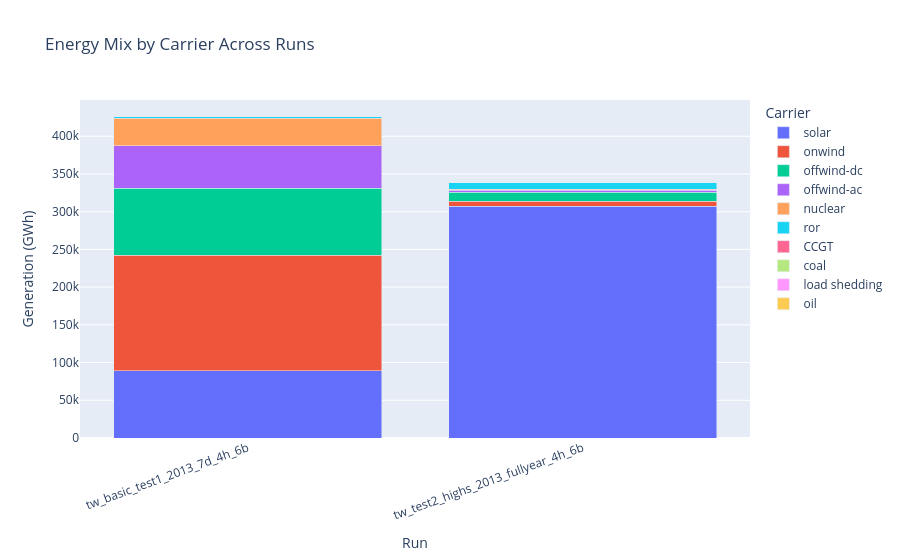

Notebook code cell kept with this figure:
### Markdown cell above
### Energy Mix

Energy is weighted by the model snapshot weighting, so the totals represent the modeled period rather than just raw summed time steps. The pie chart shows each carrier's share of modeled electricity generation.

### Code cell
snapshot_weight = n.snapshot_weightings.generators.reindex(n.snapshots).fillna(1.0)

generation_by_run, generation_compare_df, energy_mix_df = build_generation_comparison(run_networks)
display(generation_compare_df)

plot_generation_comparison(energy_mix_df).show()

generation_gwh = generation_by_run[selected_result.name].sort_values(ascending=False)

### Figure 1 — Plotly figure (JSON) as saved in the notebook; plotly's stock layout.template omitted (floating-point values rounded to 4 significant figures)
{"data": [{"hovertemplate": "Carrier=solar<br>Run=%{x}<br>Generation (GWh)=%{y}<extra></extra>", "legendgroup": "solar", "marker": {"color": "#636efa", "pattern": {"shape": ""}}, "name": "solar", "orientation": "v", "showlegend": true, "textposition": "auto", "type": "bar", "x": ["tw_basic_test1_2013_7d_4h_6b", "tw_test2_highs_2013_fullyear_4h_6b"], "xaxis": "x", "y": [89170.0, 307000.0], "yaxis": "y"}, {"hovertemplate": "Carrier=onwind<br>Run=%{x}<br>Generation (GWh)=%{y}<extra></extra>", "legendgroup": "onwind", "marker": {"color": "#EF553B", "pattern": {"shape": ""}}, "name": "onwind", "orientation": "v", "showlegend": true, "textposition": "auto", "type": "bar", "x": ["tw_basic_test1_2013_7d_4h_6b", "tw_test2_highs_2013_fullyear_4h_6b"], "xaxis": "x", "y": [153000.0, 6724.0], "yaxis": "y"}, {"hovertemplate": "Carrier=offwind-dc<br>Run=%{x}<br>Generation (GWh)=%{y}<extra></extra>", "legendgroup": "offwind-dc", "marker": {"color": "#00cc96", "pattern": {"shape": ""}}, "name": "offwind-dc", "orientation": "v", "showlegend": true, "textposition": "auto", "type": "bar", "x": ["tw_basic_test1_2013_7d_4h_6b", "tw_test2_highs_2013_fullyear_4h_6b"], "xaxis": "x", "y": [89260.0, 11810.0], "yaxis": "y"}, {"hovertemplate": "Carrier=offwind-ac<br>Run=%{x}<br>Generation (GWh)=%{y}<extra></extra>", "legendgroup": "offwind-ac", "marker": {"color": "#ab63fa", "pattern": {"shape": ""}}, "name": "offwind-ac", "orientation": "v", "showlegend": true, "textposition": "auto", "type": "bar", "x": ["tw_basic_test1_2013_7d_4h_6b", "tw_test2_highs_2013_fullyear_4h_6b"], "xaxis": "x", "y": [55940.0, 3236.0], "yaxis": "y"}, {"hovertemplate": "Carrier=nuclear<br>Run=%{x}<br>Generation (GWh)=%{y}<extra></extra>", "legendgroup": "nuclear", "marker": {"color": "#FFA15A", "pattern": {"shape": ""}}, "name": "nuclear", "orientation": "v", "showlegend": true, "textposition": "auto", "type": "bar", "x": ["tw_basic_test1_2013_7d_4h_6b", "tw_test2_highs_2013_fullyear_4h_6b"], "xaxis": "x", "y": [36730.0, 951.3], "yaxis": "y"}, {"hovertemplate": "Carrier=ror<br>Run=%{x}<br>Generation (GWh)=%{y}<extra></extra>", "legendgroup": "ror", "marker": {"color": "#19d3f3", "pattern": {"shape": ""}}, "name": "ror", "orientation": "v", "showlegend": true, "textposition": "auto", "type": "bar", "x": ["tw_basic_test1_2013_7d_4h_6b", "tw_test2_highs_2013_fullyear_4h_6b"], "xaxis": "x", "y": [1485.0, 8620.0], "yaxis": "y"}, {"hovertemplate": "Carrier=CCGT<br>Run=%{x}<br>Generation (GWh)=%{y}<extra></extra>", "legendgroup": "CCGT", "marker": {"color": "#FF6692", "pattern": {"shape": ""}}, "name": "CCGT", "orientation": "v", "showlegend": true, "textposition": "auto", "type": "bar", "x": ["tw_basic_test1_2013_7d_4h_6b", "tw_test2_highs_2013_fullyear_4h_6b"], "xaxis": "x", "y": [121.8, 121.8], "yaxis": "y"}, {"hovertemplate": "Carrier=coal<br>Run=%{x}<br>Generation (GWh)=%{y}<extra></extra>", "legendgroup": "coal", "marker": {"color": "#B6E880", "pattern": {"shape": ""}}, "name": "coal", "orientation": "v", "showlegend": true, "textposition": "auto", "type": "bar", "x": ["tw_basic_test1_2013_7d_4h_6b", "tw_test2_highs_2013_fullyear_4h_6b"], "xaxis": "x", "y": [0.0, 0.0], "yaxis": "y"}, {"hovertemplate": "Carrier=load shedding<br>Run=%{x}<br>Generation (GWh)=%{y}<extra></extra>", "legendgroup": "load shedding", "marker": {"color": "#FF97FF", "pattern": {"shape": ""}}, "name": "load shedding", "orientation": "v", "showlegend": true, "textposition": "auto", "type": "bar", "x": ["tw_basic_test1_2013_7d_4h_6b", "tw_test2_highs_2013_fullyear_4h_6b"], "xaxis": "x", "y": [0.0, 0.0], "yaxis": "y"}, {"hovertemplate": "Carrier=oil<br>Run=%{x}<br>Generation (GWh)=%{y}<extra></extra>", "legendgroup": "oil", "marker": {"color": "#FECB52", "pattern": {"shape": ""}}, "name": "oil", "orientation": "v", "showlegend": true, "textposition": "auto", "type": "bar", "x": ["tw_basic_test1_2013_7d_4h_6b", "tw_test2_highs_2013_fullyear_4h_6b"], "xaxis": "x", "y": [0.0, 0.0], "yaxis": "y"}], "layout": {"barmode": "stack", "legend": {"title": {"text": "Carrier"}, "tracegroupgap": 0}, "title": {"text": "Energy Mix by Carrier Across Runs"}, "xaxis": {"anchor": "y", "domain": [0, 1], "tickangle": -20, "title": {"text": "Run"}}, "yaxis": {"anchor": "x", "domain": [0, 1], "title": {"text": "Generation (GWh)"}}}}
